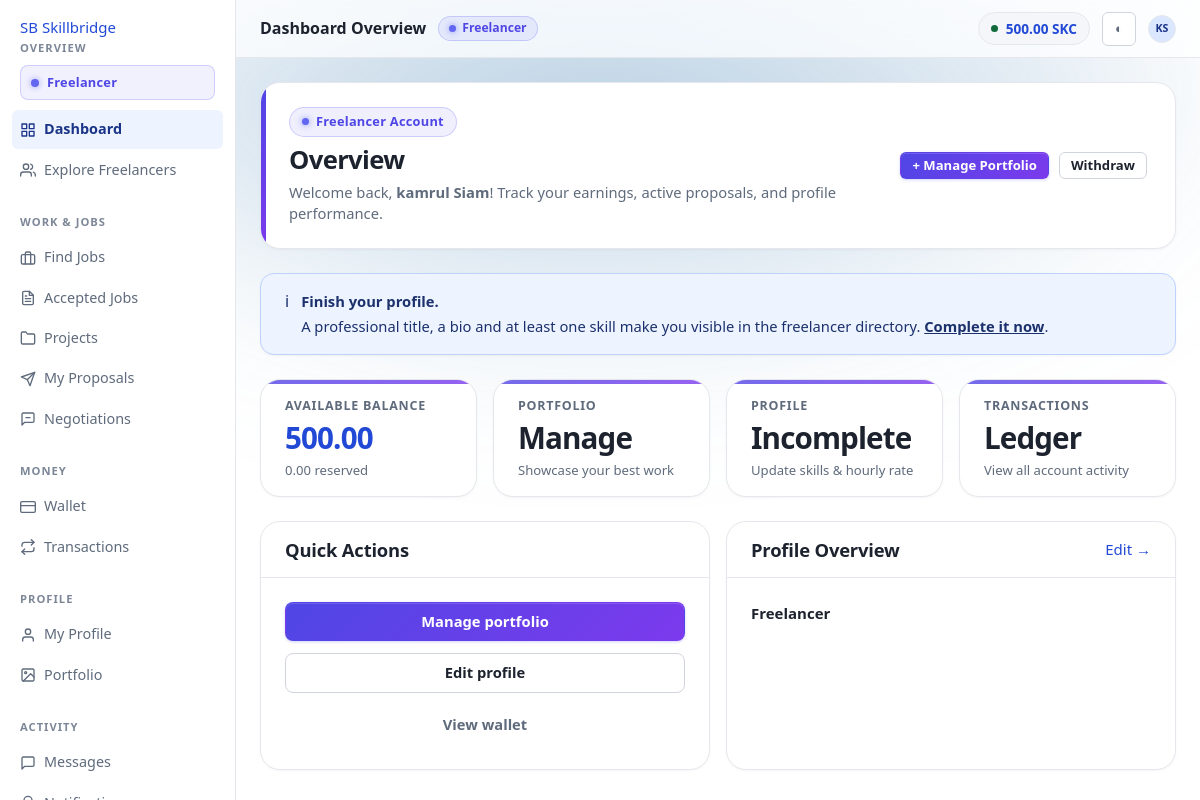
/profiles/freelancer/dashboard/ (signed in), run on an earlier commit of the app's database.
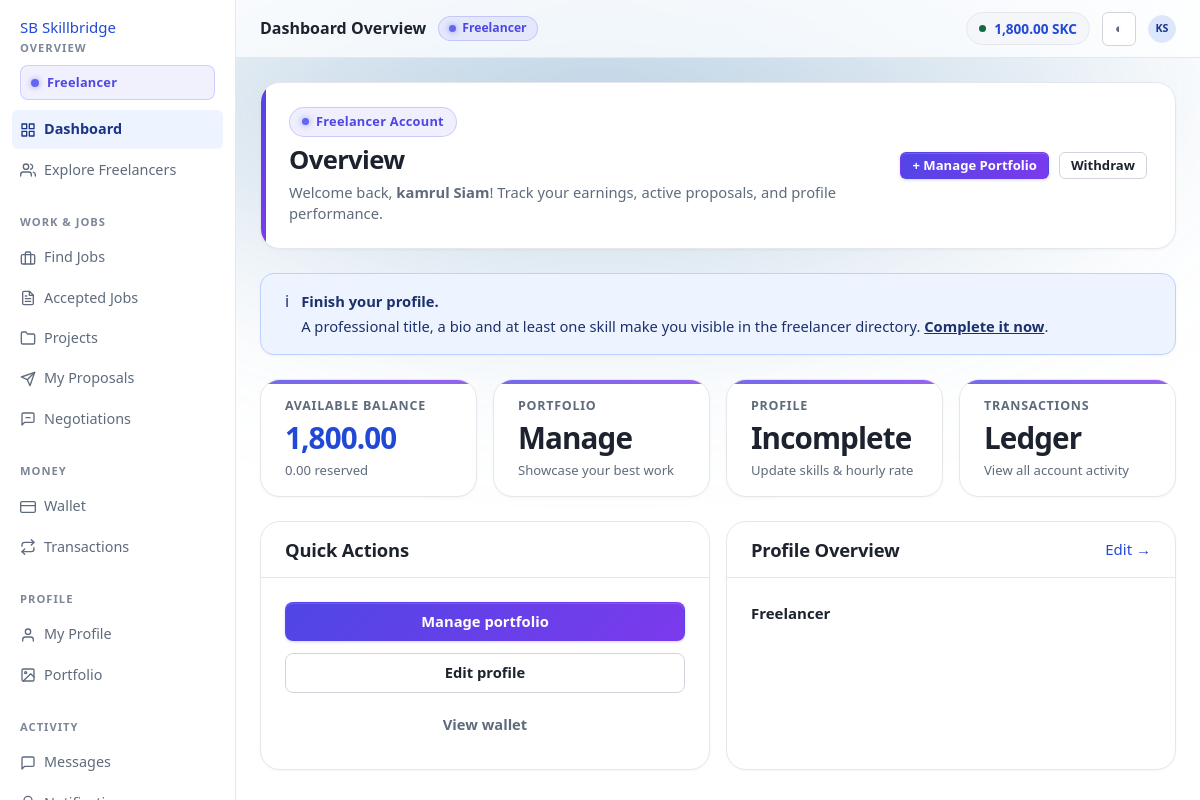
And on a later commit of the database.
### apps/wallets/models.py (models this page shows, shortened)
class Wallet(TimeStampedModel):
    user = models.OneToOneField(settings.AUTH_USER_MODEL, on_delete=models.PROTECT, related_name='wallet')
    available_balance = MoneyField(help_text='Spendable SkillCoin.')
    reserved_balance = MoneyField(help_text='Locked for published job budgets or a pending withdrawal.')
    escrow_balance = MoneyField(help_text='Committed to funded projects.')
    lifetime_deposited = MoneyField()
    lifetime_withdrawn = MoneyField()
    lifetime_earned = MoneyField()
    lifetime_spent = MoneyField()
    is_frozen = models.BooleanField(default=False, help_text='Admin freeze — blocks every outgoing movement.')
    frozen_reason = models.CharField(max_length=300, blank=True)
    version = models.PositiveBigIntegerField(default=0, help_text='Incremented on every mutation; detects lost updates.')
    class Meta:
        constraints = [models.CheckConstraint(check=models.Q(available_balance__gte=ZERO), name='wallet_available_non_negative'), models.CheckConstraint(check=models.Q(reserved_balance__gte=ZERO), name='wallet_reserved_non_negative'), models.CheckConstraint(check=models.Q(escrow_balance__gte=ZERO), name='wallet_escrow_non_negative')]
    @property
    def total(self):
        return self.available_balance + self.reserved_balance + self.escrow_balance

### apps/profiles/views.py (the view)
@freelancer_required
def freelancer_dashboard(request):
    from apps.wallets.selectors import earnings_breakdown, wallet_summary
    user = request.user
    return render(request, 'profiles/freelancer_dashboard.html', {'wallet_info': wallet_summary(user), 'earnings': earnings_breakdown(user), 'pending_proposals': 0, 'accepted_proposals': 0, 'active_projects': 0, 'open_tasks': [], 'recent_proposals': [], 'invitations': [], 'profile': FreelancerProfile.objects.filter(user=user).first(), 'nav': 'dashboard', 'page_title': 'Dashboard'})

### apps/accounts/models.py (called while the page is built)
    @property
    def full_name(self) -> str:
        name = f'{self.first_name} {self.last_name}'.strip()
        return name or self.username

    @property
    def initials(self) -> str:
        parts = [p for p in (self.first_name, self.last_name) if p]
        if parts:
            return ''.join((p[0] for p in parts[:2])).upper()
        return self.username[:2].upper()

    @property
    def is_freelancer(self) -> bool:
        return self.role == Role.FREELANCER

    @property
    def is_platform_admin(self) -> bool:
        return self.role == Role.ADMIN or self.is_superuser

    @property
    def is_usable(self) -> bool:
        if not self.is_active or self.status in {self.Status.BANNED, self.Status.CLOSED}:
            return False
        if self.status == self.Status.SUSPENDED:
            if self.suspended_until and self.suspended_until <= timezone.now():
                return True
            return False
        return True

### apps/core/money.py (called while the page is built)
def fmt_coin(value) -> str:
    return f'{to_coin(value):,.2f}'

### apps/core/permissions.py (called while the page is built)
def require_authenticated(user):
    if not (user and user.is_authenticated):
        raise PermissionDenied('Sign in to continue.')
    return user

### apps/profiles/templates/profiles/freelancer_dashboard.html (shortened to what this page needs)
{% extends "layouts/dashboard.html" %}
{% load static %}
{% block page_heading %}Dashboard Overview{% endblock %}
{% block page_css %}<link rel="stylesheet" href="{% static 'profiles/css/dashboard_view.css' %}?v=4.0">{% endblock %}
{% block content %}
<div class="dash-overview-hero">
  <div class="dash-overview-hero__meta">
    <div class="role-pill-tag role-pill-tag--freelancer">
      <span class="role-pulse-dot"></span> Freelancer Account
    </div>
    <h1 class="dash-overview-title">Overview</h1>
    <p class="dash-overview-subtitle">
      Welcome back, <strong>{{ user.full_name|default:user.username }}</strong>! Track your earnings, active proposals, and profile performance.
    </p>
  </div>
  <div class="dash-overview-hero__action">
    <a class="btn btn--primary btn--sm" href="{% url 'portfolios:my_portfolio' %}">+ Manage Portfolio</a>
    <a class="btn btn--secondary btn--sm" href="{% url 'wallets:withdraw' %}">Withdraw</a>
  </div>
</div>
{% if profile and not profile.is_profile_complete %}
  <div class="alert alert--info">
    <span class="alert__icon" aria-hidden="true">i</span>
    <div class="alert__body">
      <strong>Finish your profile.</strong>
      A professional title, a bio and at least one skill make you visible in the freelancer directory.
      <a href="{% url 'profiles:edit_freelancer' %}">Complete it now</a>.
    </div>
  </div>
{% endif %}
<div class="dash-grid">
  <a class="card stat" href="{% url 'wallets:wallet' %}">
    <p class="stat__label">Available balance</p>
    <p class="stat__value coin">{{ wallet_info.available|coin }}</p>
    <p class="stat__note">{{ wallet_info.reserved|coin }} reserved</p>
  </a>
  <a class="card stat" href="{% url 'portfolios:my_portfolio' %}">
    <p class="stat__label">Portfolio</p>
    <p class="stat__value">Manage</p>
    <p class="stat__note">Showcase your best work</p>
  </a>
  <a class="card stat" href="{% url 'profiles:edit_freelancer' %}">
    <p class="stat__label">Profile</p>
    <p class="stat__value">{% if profile.is_profile_complete %}Active{% else %}Incomplete{% endif %}</p>
    <p class="stat__note">Update skills & hourly rate</p>
  </a>
  <a class="card stat" href="{% url 'wallets:transactions' %}">
    <p class="stat__label">Transactions</p>
    <p class="stat__value">Ledger</p>
    <p class="stat__note">View all account activity</p>
  </a>
</div>
<div class="grid grid--2" style="margin-top:var(--gap-5)">
  <section class="card">
    <div class="card__head">
      <h2>Quick Actions</h2>
    </div>
    <div class="card__body">
      <div class="btn-group">
        <a class="btn btn--primary" href="{% url 'portfolios:my_portfolio' %}">Manage portfolio</a>
        <a class="btn btn--secondary" href="{% url 'profiles:edit_freelancer' %}">Edit profile</a>
        <a class="btn btn--ghost" href="{% url 'wallets:wallet' %}">View wallet</a>
      </div>
    </div>
  </section>
  <section class="card">
    <div class="card__head">
      <h2>Profile Overview</h2>
      <a href="{% url 'profiles:edit_freelancer' %}">Edit →</a>
    </div>
    <div class="card__body">
      <p class="bold">{{ profile.professional_title|default:"Freelancer" }}</p>
    </div>
  </section>
</div>
{% endblock %}

### templates/layouts/dashboard.html (shortened to what this page needs)
{% extends "base.html" %}
{% load static %}
{% block shell_css %}<link rel="stylesheet" href="{% static 'css/dashboard.css' %}?v=4.0">{% endblock %}
{% block chrome %}
<div class="app">
  <aside class="app-side">
    <a class="brand" href="{% url 'home' %}">
      <span class="brand__mark" aria-hidden="true">SB</span> Skillbridge
    </a>
    {% include "components/sidebar.html" %}
  </aside>
  <div class="app-main">
    <header class="app-top">
      <span class="app-top__title">{% block page_heading %}{% endblock %}</span>
      {% if user.is_freelancer %}
        <span class="top-role-badge top-role-badge--freelancer"><span class="role-pulse-dot"></span> Freelancer</span>
      {% elif user.is_client %}
        <span class="top-role-badge top-role-badge--client"><span class="role-pulse-dot"></span> Client</span>
      {% endif %}
      {% if wallet %}
        <a class="wallet-chip hide-sm" href="{% url 'wallets:wallet' %}" title="Available balance">
          <span class="wallet-chip__dot" aria-hidden="true"></span>
          {{ wallet.available_balance|coin }} {{ SKILLCOIN.CODE }}
        </a>
      {% endif %}
      <button class="icon-btn" type="button" data-theme-toggle aria-label="Switch colour theme">◐</button>
      <a class="avatar avatar--sm" href="{% url 'accounts:settings' %}" title="{{ user.full_name }}">
        {% if user.avatar %}<img src="{{ user.avatar.url }}" alt="">{% else %}{{ user.initials }}{% endif %}
      </a>
    </header>
    <main id="main" class="app-body{% block body_class %}{% endblock %}">
      {% block content %}{% endblock %}
    </main>
  </div>
</div>
{% endblock %}

What changed in the data, as far as the page shows it:
changed Wallet: available_balance|coin "500.00" → "1,800.00"; available|coin "500.00" → "1,800.00"
